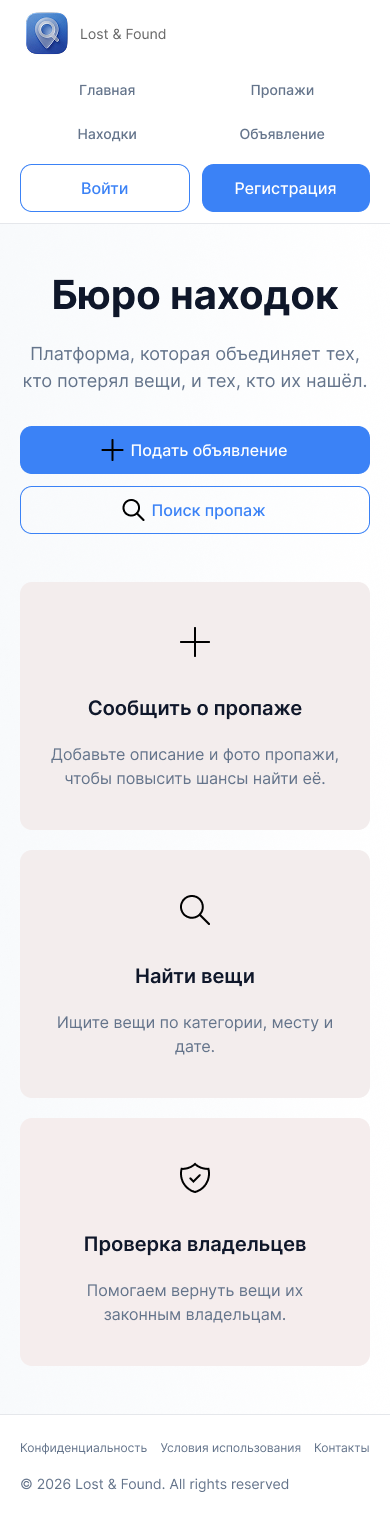
#> input picture lost_found/references/Home — Mobile.png, 390 x 1518 px, found by its file name; its folder holds 8 pictures in this run
$ python diag_mobile_bands.py
#> lines starting #> are read from the running program, lines starting #| are printed output that depends on the picture
# -*- coding: utf-8 -*-
# Вертикальная структура мобильных референсов: полосы текста/синего
import os
from PIL import Image

D = r'C:\Users\User\Documents\lost_foubd\references'

def bands(f, label):
#> called with f = 'Home — Mobile.png', label = 'Home mobile'
    im = Image.open(os.path.join(D, f)).convert('RGB')
    w, h = im.size
#> w = 390; h = 1518
    print('==', label, im.size)
#| == Home mobile (390, 1518)
    rows = []
    for y in range(h):
        dark = sum(1 for x in range(0, w, 2) if sum(im.getpixel((x, y))) < 450)
        blue = sum(1 for x in range(0, w, 2) if im.getpixel((x, y))[2] > 200 and im.getpixel((x, y))[0] < 150)
        rows.append((dark, blue))
#> this loop made 1518 passes
#> (dark, blue) on passes 1 to 3: (0, 0), (0, 0), (0, 0)
#> after the loop, rows = 1518 pairs, first value 0 to 175, second value 0 to 175
    # полосы, где есть тёмные пиксели
    spans, s = [], None
    for y, (d, b) in enumerate(rows):
        if d > 2 and s is None:
            s = y
        elif d <= 2 and s is not None:
            if y - s >= 2:
                spans.append((s, y - 1))
            s = None
#> this loop made 1518 passes
#> after the loop, spans = 27 pairs, first value 14 to 1479, second value 53 to 1488
    if s is not None:
        spans.append((s, h - 1))
    print(' тёмные полосы:', spans[:30])
#> (printed output is left out)
    # синие полосы
    bspans, s = [], None
    for y, (d, b) in enumerate(rows):
        if b > 2 and s is None:
            s = y
        elif b <= 2 and s is not None:
            if y - s >= 2:
                bspans.append((s, y - 1))
            s = None
#> after the loop, bspans = [(13, 32), (164, 211), (426, 473), (486, 487), (504, 515), (532, 533)]
    if s is not None:
        bspans.append((s, h - 1))
    print(' синие полосы:', bspans[:30])
#|  синие полосы: [(13, 32), (164, 211), (426, 473), (486, 487), (504, 515), (532, 533)]

bands('Home — Mobile.png', 'Home mobile')
bands('Lost Items — Mobile.png', 'Lost mobile')
#> call 2 of bands, with f = 'Lost Items — Mobile.png', label = 'Lost mobile'
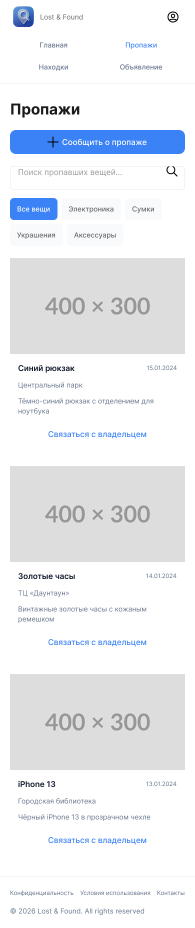
#> input picture lost_found/references/Lost Items — Mobile.png, 390 x 1856 px, found by its file name (shown at 1/2 size)
#| == Lost mobile (390, 1856)
#> the loop in bands (call 2), `for y in range(h):` made 1856 passes
#> after the loop in bands (call 2), `for y in range(h):`: rows = 1856 pairs, first value 0 to 175, second value 0 to 175
#> the loop in bands (call 2), `for y, (d, b) in enumerate(rows):` made 1856 passes
#> after the loop in bands (call 2), `for y, (d, b) in enumerate(rows):`: spans = 29 pairs, first value 14 to 1817, second value 53 to 1826
#> (printed output is left out)
#> after the loop in bands (call 2), `for y, (d, b) in enumerate(rows):`: bspans = [(13, 32), (87, 94), (260, 307), (396, 439), (865, 875), (1281, 1291), (1677, 1687)]
#|  синие полосы: [(13, 32), (87, 94), (260, 307), (396, 439), (865, 875), (1281, 1291), (1677, 1687)]
bands('Profile — Mobile.png', 'Profile mobile')
#> call 3 of bands, with f = 'Profile — Mobile.png', label = 'Profile mobile'
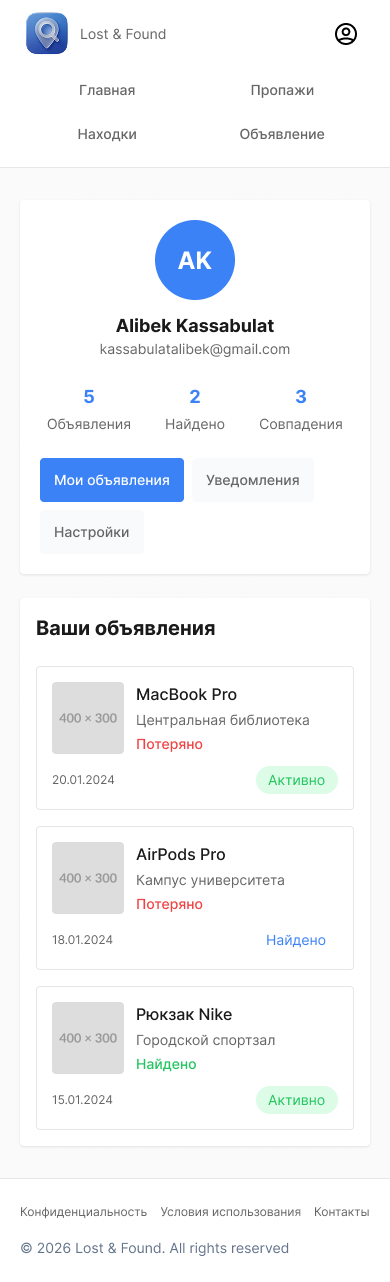
#> input picture lost_found/references/Profile — Mobile.png, 390 x 1282 px, found by its file name
#| == Profile mobile (390, 1282)
#> the loop in bands (call 3), `for y in range(h):` made 1282 passes
#> after the loop in bands (call 3), `for y in range(h):`: rows = 1282 pairs, first value 0 to 73, second value 0 to 72
#> the loop in bands (call 3), `for y, (d, b) in enumerate(rows):` made 1282 passes
#> after the loop in bands (call 3), `for y, (d, b) in enumerate(rows):`: spans = 26 pairs, first value 14 to 1243, second value 53 to 1252
#> (printed output is left out)
#> after the loop in bands (call 3), `for y, (d, b) in enumerate(rows):`: bspans = [(13, 32), (220, 299), (390, 402), (458, 501), (937, 944)]
#|  синие полосы: [(13, 32), (220, 299), (390, 402), (458, 501), (937, 944)]
bands('Login — Mobile.png', 'Login mobile')
#> call 4 of bands, with f = 'Login — Mobile.png', label = 'Login mobile'
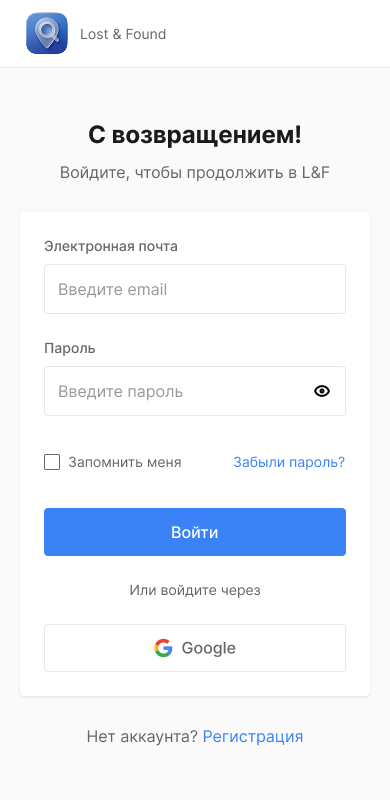
#> input picture lost_found/references/Login — Mobile.png, 390 x 800 px, found by its file name
#| == Login mobile (390, 800)
#> the loop in bands (call 4), `for y in range(h):` made 800 passes
#> after the loop in bands (call 4), `for y in range(h):`: rows = 800 pairs, first value 0 to 151, second value 0 to 151
#> the loop in bands (call 4), `for y, (d, b) in enumerate(rows):` made 800 passes
#> after the loop in bands (call 4), `for y, (d, b) in enumerate(rows):`: spans = [(14, 53), (125, 146), (169, 177), (243, 250), (345, 352), (386, 396), (457, 458), (460, 466), (508, 555), (587, 594), (640, 656), (731, 741)]
#|  тёмные полосы: [(14, 53), (125, 146), (169, 177), (243, 250), (345, 352), (386, 396), (457, 458), (460, 466), (508, 555), (587, 594), (640, 656), (731, 741)]
#> after the loop in bands (call 4), `for y, (d, b) in enumerate(rows):`: bspans = [(13, 32), (459, 466), (508, 555), (646, 649), (730, 731), (733, 741)]
#|  синие полосы: [(13, 32), (459, 466), (508, 555), (646, 649), (730, 731), (733, 741)]
